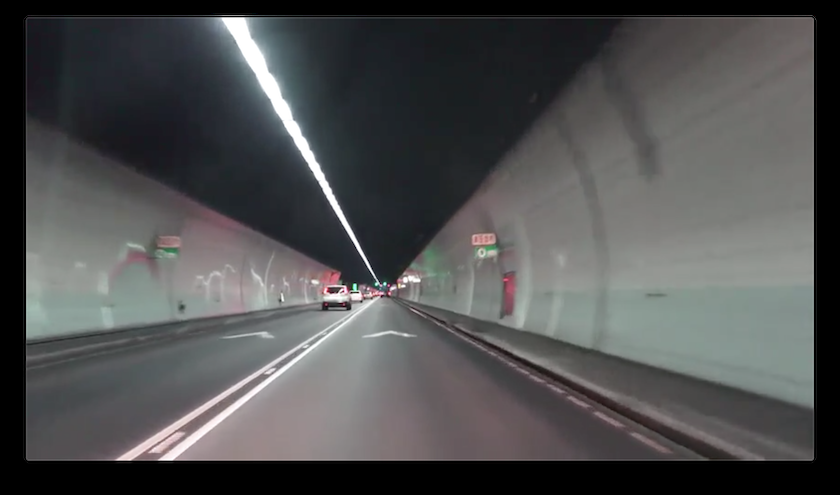
#> input picture images/est.png, 840 x 495 px, given in place of input.mp4, which was not available
$ python detector.py
#> lines starting #> are read from the running program, lines starting #| are printed output that depends on the picture; after the words box and inside, x2 and y2 are one past the last pixel; in counts of white or black regions, pixels touching at a corner belong together; pictures that were not available may be replaced by others from this repository, and a replacement may not be noted

import cv2 as cv
import numpy as np
# import matplotlib.pyplot as plt

def do_canny(frame):
    # Converts frame to grayscale because we only need the luminance channel for detecting edges - less computationally expensive
    gray = cv.cvtColor(frame, cv.COLOR_RGB2GRAY)
    # Applies a 5x5 gaussian blur with deviation of 0 to frame - not mandatory since Canny will do this for us
    blur = cv.GaussianBlur(gray, (5, 5), 0)
    # Applies Canny edge detector with minVal of 50 and maxVal of 150
    canny = cv.Canny(blur, 50, 150)
    return canny

def do_segment(frame):
    # Since an image is a multi-directional array containing the relative intensities of each pixel in the image, we can use frame.shape to return a tuple: [number of rows, number of columns, number of channels] of the dimensions of the frame
    # frame.shape[0] give us the number of rows of pixels the frame has. Since height begins from 0 at the top, the y-coordinate of the bottom of the frame is its height
    height = frame.shape[0]
    # Creates a triangular polygon for the mask defined by three (x, y) coordinates
    polygons = np.array([
                            [(0, height), (800, height), (380, 290)]
                        ])
    # Creates an image filled with zero intensities with the same dimensions as the frame
    mask = np.zeros_like(frame)
    # Allows the mask to be filled with values of 1 and the other areas to be filled with values of 0
    cv.fillPoly(mask, polygons, 255)
    # A bitwise and operation between the mask and frame keeps only the triangular area of the frame
    segment = cv.bitwise_and(frame, mask)
    return segment

def calculate_lines(frame, lines):
    # Empty arrays to store the coordinates of the left and right lines
    left = []
    right = []
    # Loops through every detected line
    for line in lines:
        # Reshapes line from 2D array to 1D array
        x1, y1, x2, y2 = line.reshape(4)
        # Fits a linear polynomial to the x and y coordinates and returns a vector of coefficients which describe the slope and y-intercept
        parameters = np.polyfit((x1, x2), (y1, y2), 1)
        slope = parameters[0]
        y_intercept = parameters[1]
        # If slope is negative, the line is to the left of the lane, and otherwise, the line is to the right of the lane
        if slope < 0:
            left.append((slope, y_intercept))
        else:
            right.append((slope, y_intercept))
    # Averages out all the values for left and right into a single slope and y-intercept value for each line
    left_avg = np.average(left, axis = 0)
    right_avg = np.average(right, axis = 0)
    # Calculates the x1, y1, x2, y2 coordinates for the left and right lines
    left_line = calculate_coordinates(frame, left_avg)
    right_line = calculate_coordinates(frame, right_avg)
    return np.array([left_line, right_line])

def calculate_coordinates(frame, parameters):
    slope, intercept = parameters
    # Sets initial y-coordinate as height from top down (bottom of the frame)
    y1 = frame.shape[0]
    # Sets final y-coordinate as 150 above the bottom of the frame
    y2 = int(y1 - 150)
    # Sets initial x-coordinate as (y1 - b) / m since y1 = mx1 + b
    x1 = int((y1 - intercept) / slope)
    # Sets final x-coordinate as (y2 - b) / m since y2 = mx2 + b
    x2 = int((y2 - intercept) / slope)
    return np.array([x1, y1, x2, y2])

def visualize_lines(frame, lines):
    # Creates an image filled with zero intensities with the same dimensions as the frame
    lines_visualize = np.zeros_like(frame)
    # Checks if any lines are detected
    if lines is not None:
        for x1, y1, x2, y2 in lines:
            # Draws lines between two coordinates with green color and 5 thickness
            cv.line(lines_visualize, (x1, y1), (x2, y2), (0, 255, 0), 5)
    return lines_visualize

# The video feed is read in as a VideoCapture object
cap = cv.VideoCapture("input.mp4")
while (cap.isOpened()):
    # ret = a boolean return value from getting the frame, frame = the current frame being projected in the video
    ret, frame = cap.read()
#> frame is the input picture: shape (495, 840, 3); mean B, G, R 80.4, 79.9, 79.4
    canny = do_canny(frame)
#> in do_canny, `canny = cv.Canny(blur, 50, 150)`:
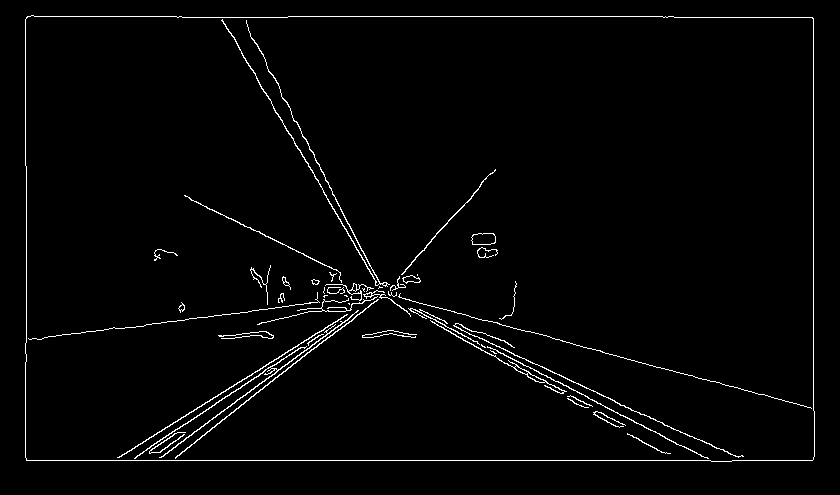
#> canny: shape (495, 840); 2.1% white in thin lines or dots, all inside (x1, y1, x2, y2) = (25, 15, 815, 462)
    cv.imshow("canny", canny)
    # plt.imshow(frame)
    # plt.show()
    segment = do_segment(canny)
#> in do_segment, `cv.fillPoly(mask, polygons, 255)`:
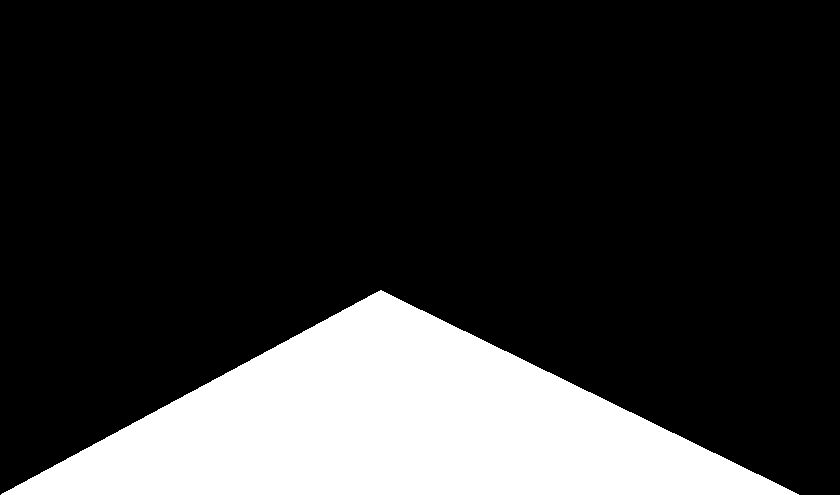
#> mask: shape (495, 840); 19.7% white; 1 white region, box (x1, y1, x2, y2) and area: (1, 290, 799, 495) 82092
#> in do_segment, `segment = cv.bitwise_and(frame, mask)`:
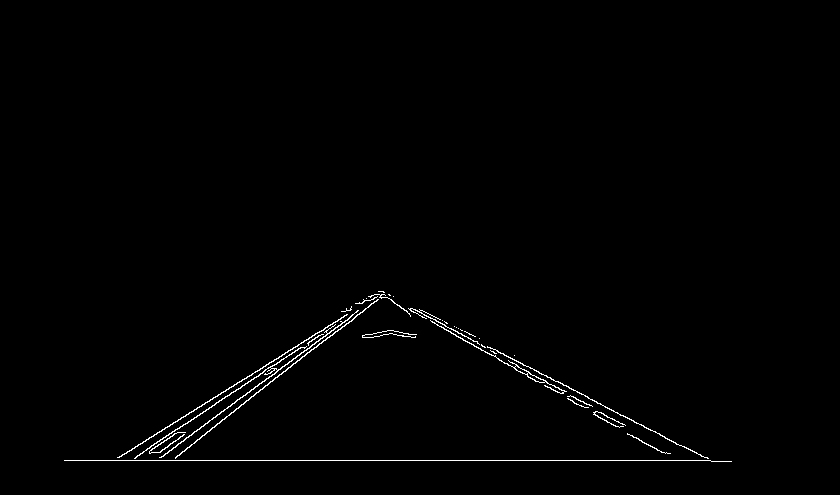
#> segment: shape (495, 840); 0.83% white in thin lines or dots, all inside (x1, y1, x2, y2) = (64, 291, 732, 462)
    hough = cv.HoughLinesP(segment, 2, np.pi / 180, 100, np.array([]), minLineLength = 100, maxLineGap = 50)
#> hough = [[64, 460, 710, 460], [117, 457, 383, 291], [379, 291, 713, 461], [176, 456, 383, 294], [151, 445, 358, 310], [378, 291, 535, 381], [161, 457, 301, 352], [426, 312, 657, 450], [159, 457, 348, 319], [385, 297, 624, 424], [136, 456, 380, 297], [420, 310, 598, 417]]
    # Averages multiple detected lines from hough into one line for left border of lane and one line for right border of lane
    lines = calculate_lines(frame, hough)
#> the loop in calculate_lines, `for line in lines:` made 12 passes
#> (x1, y1, x2, y2, slope, y_intercept) on passes 1 to 12: (64, 460, 710, 460, 6.82e-17, 460), (117, 457, 383, 291, -0.624, 530), (379, 291, 713, 461, 0.509, 98.1), (176, 456, 383, 294, -0.783, 593.7), (151, 445, 358, 310, -0.652, 543.5), (378, 291, 535, 381, 0.573, 74.31), (161, 457, 301, 352, -0.75, 577.7), (426, 312, 657, 450, 0.597, 57.51), (159, 457, 348, 319, -0.73, 573.1), (385, 297, 624, 424, 0.531, 92.42), (136, 456, 380, 297, -0.652, 544.6), (420, 310, 598, 417, 0.601, 57.53)
#> after the loop in calculate_lines, `for line in lines:`: left = [(-0.624, 530), (-0.783, 593.7), (-0.652, 543.5), (-0.75, 577.7), (-0.73, 573.1), (-0.652, 544.6)]; right = [(6.82e-17, 460), (0.509, 98.1), (0.573, 74.31), (0.597, 57.51), (0.531, 92.42), (0.601, 57.53)]
#> in calculate_lines, `left_avg = np.average(left, axis = 0)`: left_avg = [-0.698, 560.5]
#> in calculate_lines, `right_avg = np.average(right, axis = 0)`: right_avg = [0.469, 140]
#> in calculate_coordinates, `slope, intercept = parameters`: slope = -0.698; intercept = 560.5
#> in calculate_coordinates, `x1 = int((y1 - intercept) / slope)`: x1 = 93
#> in calculate_coordinates, `x2 = int((y2 - intercept) / slope)`: x2 = 308
#> in calculate_lines, `left_line = calculate_coordinates(frame, left_avg)`: left_line = [93, 495, 308, 345]
#> in calculate_lines, `right_line = calculate_coordinates(frame, right_avg)`: right_line = [757, 495, 437, 345]
#> lines = [[93, 495, 308, 345], [757, 495, 437, 345]]
    # Visualizes the lines
    lines_visualize = visualize_lines(frame, lines)
#> the loop in visualize_lines, `for x1, y1, x2, y2 in lines:` made 2 passes
#> after the loop in visualize_lines, `for x1, y1, x2, y2 in lines:`:
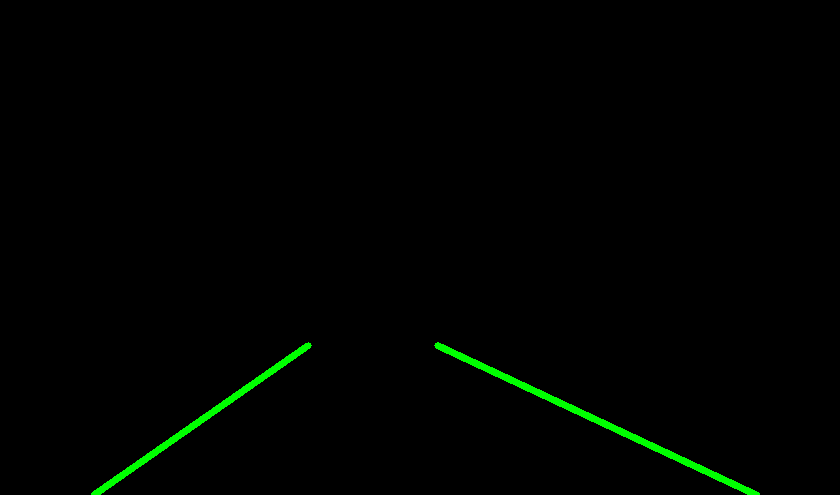
#> lines_visualize: shape (495, 840, 3); mean of channels 0, 1, 2 0, 2.6, 0; drawn as B, G, R
    cv.imshow("hough", lines_visualize)
    # Overlays lines on frame by taking their weighted sums and adding an arbitrary scalar value of 1 as the gamma argument
    output = cv.addWeighted(frame, 0.9, lines_visualize, 1, 1)
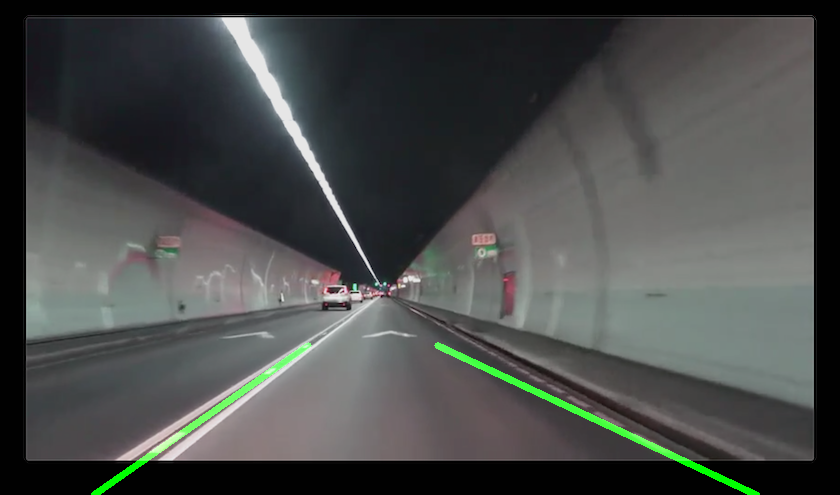
#> output: shape (495, 840, 3); mean B, G, R 73.4, 74.8, 72.4
    # Opens a new window and displays the output frame
    cv.imshow("output", output)
    # Frames are read by intervals of 10 milliseconds. The programs breaks out of the while loop when the user presses the 'q' key
    if cv.waitKey(10) & 0xFF == ord('q'):
#> (key q is pressed here)
        break
# The following frees up resources and closes all windows
cap.release()
cv.destroyAllWindows()
